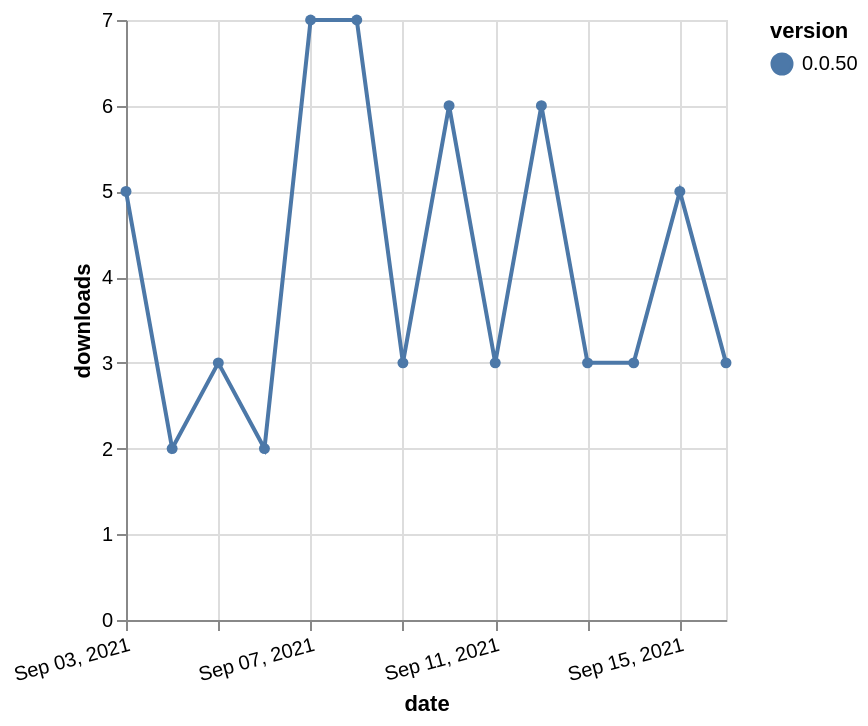

The specification (Vega-Lite) saved for this image:
### Vega-Lite specification from a JSON file in a GitHub repository (floating-point values rounded to 4 significant figures)
{"$schema": "https://vega.github.io/schema/vega-lite/v5.json", "description": "A simple bar chart with embedded data.", "data": {"values": [{"date": "2021-09-03", "total": 5886, "delta": 5, "version": "0.0.50"}, {"date": "2021-09-04", "total": 5888, "delta": 2, "version": "0.0.50"}, {"date": "2021-09-05", "total": 5891, "delta": 3, "version": "0.0.50"}, {"date": "2021-09-06", "total": 5893, "delta": 2, "version": "0.0.50"}, {"date": "2021-09-07", "total": 5900, "delta": 7, "version": "0.0.50"}, {"date": "2021-09-08", "total": 5907, "delta": 7, "version": "0.0.50"}, {"date": "2021-09-09", "total": 5910, "delta": 3, "version": "0.0.50"}, {"date": "2021-09-10", "total": 5916, "delta": 6, "version": "0.0.50"}, {"date": "2021-09-11", "total": 5919, "delta": 3, "version": "0.0.50"}, {"date": "2021-09-12", "total": 5925, "delta": 6, "version": "0.0.50"}, {"date": "2021-09-13", "total": 5928, "delta": 3, "version": "0.0.50"}, {"date": "2021-09-14", "total": 5931, "delta": 3, "version": "0.0.50"}, {"date": "2021-09-15", "total": 5936, "delta": 5, "version": "0.0.50"}, {"date": "2021-09-16", "total": 5939, "delta": 3, "version": "0.0.50"}]}, "width": "container", "mark": {"type": "line", "point": {"filled": true}}, "encoding": {"x": {"field": "date", "type": "temporal", "timeUnit": "yearmonthdate", "title": "date", "axis": {"labelAngle": -15}}, "y": {"field": "delta", "type": "quantitative", "title": "downloads"}, "color": {"field": "version", "type": "nominal"}, "tooltip": {"field": "delta"}}}
